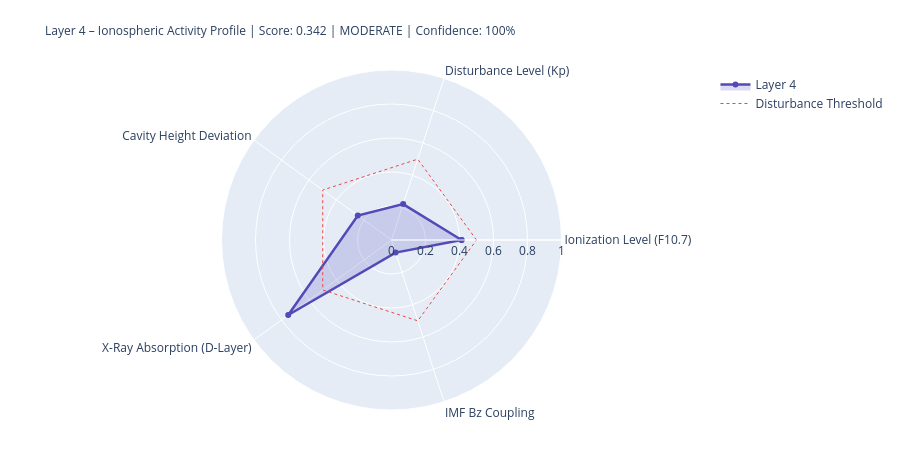

Write notebook code for a chart like this one.
### Markdown cell above
---
## 4. State Assessment & Handoff to Layer 5

### Code cell
# ============================================================
# LAYER-4-SCORE
# ============================================================

COMPONENTS = {
    'Ionization Level (F10.7)':    {'score': ioniz,       'source': 'primary' if f107_now else 'from_layer0', 'dynamic': True},
    'Disturbance Level (Kp)':          {'score': disturb,     'source': 'primary' if kp_now   else 'from_layer0', 'dynamic': True},
    'Cavity Height Deviation':    {'score': h_dev,       'source': 'derived',                                'dynamic': True},
    'X-Ray Absorption (D-Layer)':{'score': xray_ioniz,  'source': 'primary' if xray_now else 'missing',     'dynamic': True},
    'IMF Bz Coupling':             {'score': bz_coupling, 'source': 'primary' if bz_now   else 'from_layer0', 'dynamic': True},
}

available    = {k: v['score'] for k, v in COMPONENTS.items() if v['score'] is not None}
unavailable  = [k for k, v in COMPONENTS.items() if v['score'] is None]
layer4_score = round(sum(available.values()) / len(available), 4) if available else None
confidence   = round(len(available) / len(COMPONENTS), 2)
level = ('unknown' if layer4_score is None
         else 'quiet'   if layer4_score < 0.3
         else 'moderate' if layer4_score < 0.6
         else 'active')
dominant_l4 = max(available, key=available.get) if available else 'none'

# Resonance delta for Schumann SR-1
sr1_ref = schumann_freq(1, 80.0)
sr1_now = schumann_freq(1, h_eff)
sr1_delta_mhz = (sr1_now - sr1_ref) * 1000

# Propagation conditions
prop_cond = ('disturbed'   if kp_val > 4
             else 'unsettled' if kp_val > 2
             else 'normal')
if xray_class in ['X', 'M']:
    prop_cond = 'Radio-Blackout moeglich'

W = 68
print('=' * W)
print('LAYER 4 – IONOSPHERE – STATE ASSESSMENT')
print('=' * W)
for name, comp in COMPONENTS.items():
    s = comp['score']
    if s is not None:
        bar = '█' * int(s * 20) + '░' * (20 - int(s * 20))
        print(f'  {name:<36} {bar}  {s:.3f}  [{comp["source"]}]')
    else:
        print(f'  {name:<36} {"─" * 20}  n/a   [missing]')
print('-' * W)
print(f'  Score:          {layer4_score:.3f}  ({len(available)}/{len(COMPONENTS)} components)')
print(f'  Confidence:     {confidence:.0%}')
print(f'  Level:          {level.upper()}')
print(f'  Dominant:       {dominant_l4}')
print(f'  Cavity height:  {h_eff:.1f} km  (Ref: 80.0 km)')
print(f'  SR-1:           {sr1_now:.3f} Hz  (Δ {sr1_delta_mhz:+.1f} mHz vs. ref)')
print(f'  Propagation:    {prop_cond}')
print(f'  X-Ray:          {xray_class}-class  ({xray_now:.2e} W/m²)' if xray_now else '  X-Ray:          n/a')
print('=' * W)

# Radar
cats   = list(available.keys())
vals_r = list(available.values())
if len(cats) >= 3:
    fig = go.Figure()
    fig.add_trace(go.Scatterpolar(
        r=vals_r + [vals_r[0]], theta=cats + [cats[0]],
        fill='toself', fillcolor='rgba(83,74,183,0.20)',
        line=dict(color='#534AB7', width=2.5), name='Layer 4'
    ))
    fig.add_trace(go.Scatterpolar(
        r=[0.5] * (len(cats)+1), theta=cats + [cats[0]],
        line=dict(color='#E24B4A', dash='dot', width=1),
        mode='lines', name='Disturbance Threshold'
    ))
    fig.update_layout(
        title=dict(
            text=f'Layer 4 – Ionospheric Activity Profile | Score: {layer4_score:.3f} | {level.upper()} | Confidence: {confidence:.0%}',
            font=dict(size=12)
        ),
        polar=dict(radialaxis=dict(visible=True, range=[0, 1])),
        height=450, showlegend=True,
        margin=dict(l=80, r=80, t=70, b=40)
    )
    fig.show()

### Figure 1 — Plotly figure (JSON) as saved in the notebook; plotly's stock layout.template omitted (floating-point values rounded to 4 significant figures)
{"data": [{"fill": "toself", "fillcolor": "rgba(83,74,183,0.20)", "line": {"color": "#534AB7", "width": 2.5}, "name": "Layer 4", "r": [0.412, 0.222, 0.245, 0.751, 0.078, 0.412], "theta": ["Ionization Level (F10.7)", "Disturbance Level (Kp)", "Cavity Height Deviation", "X-Ray Absorption (D-Layer)", "IMF Bz Coupling", "Ionization Level (F10.7)"], "type": "scatterpolar"}, {"line": {"color": "#E24B4A", "dash": "dot", "width": 1}, "mode": "lines", "name": "Disturbance Threshold", "r": [0.5, 0.5, 0.5, 0.5, 0.5, 0.5], "theta": ["Ionization Level (F10.7)", "Disturbance Level (Kp)", "Cavity Height Deviation", "X-Ray Absorption (D-Layer)", "IMF Bz Coupling", "Ionization Level (F10.7)"], "type": "scatterpolar"}], "layout": {"height": 450, "margin": {"b": 40, "l": 80, "r": 80, "t": 70}, "polar": {"radialaxis": {"range": [0, 1], "visible": true}}, "showlegend": true, "title": {"font": {"size": 12}, "text": "Layer 4 – Ionospheric Activity Profile | Score: 0.342 | MODERATE | Confidence: 100%"}}}
